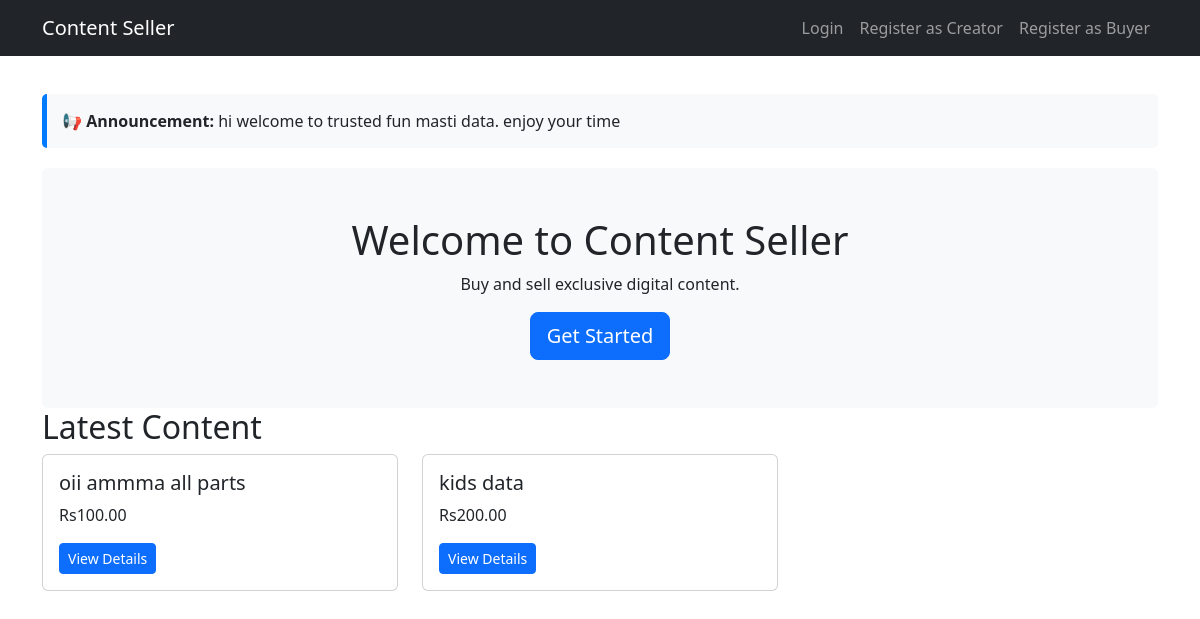
Before: / with the older database file.
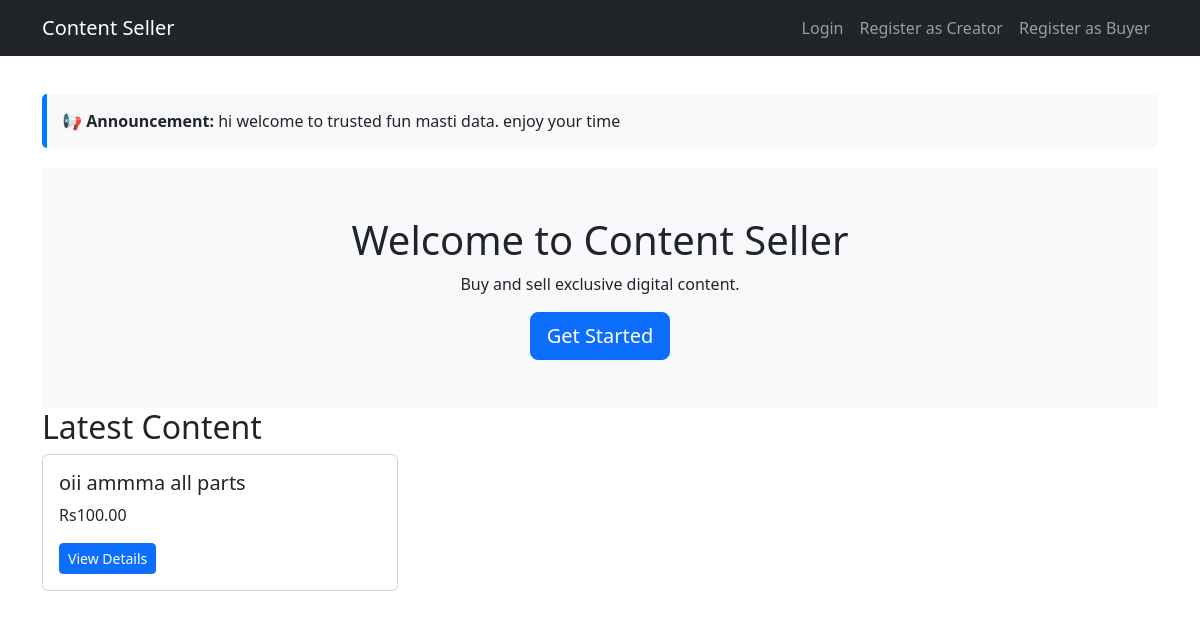
After: the same page with the newer database file.
### content/models.py (models this page shows, shortened)
class Content(models.Model):
    CONTENT_TYPES = (
        ('link', 'Link'),
        ('video', 'Video'),
    )
    zip_file = models.FileField(upload_to='content_zips/', blank=True, null=True, help_text="Upload a ZIP file containing all videos")
    creator = models.ForeignKey(settings.AUTH_USER_MODEL, on_delete=models.CASCADE, limit_choices_to={'role': 'creator'})
    title = models.CharField(max_length=200)
    description = models.TextField()
    content_type = models.CharField(max_length=10, choices=CONTENT_TYPES)
    link_url = models.URLField(blank=True, null=True)
    video_file = models.FileField(upload_to='videos/', blank=True, null=True)
    price = models.DecimalField(max_digits=10, decimal_places=2)
    is_active = models.BooleanField(default=True)
    is_approved = models.BooleanField(default=False, help_text="Admin approval required before buyers can see")
    created_at = models.DateTimeField(auto_now_add=True)
    updated_at = models.DateTimeField(auto_now=True)

### content/views.py (the view)
# urls.py: path('', home, name='home'),
def home(request):
    contents = Content.objects.filter(is_active=True, is_approved=True)[:6]
    admin_message = SiteMessage.objects.filter(is_active=True).first()
    return render(request, 'content/home.html', {
        'contents': contents,
        'admin_message': admin_message.message if admin_message else None
    })

### content/context_processors.py (called while the page is built)
def admin_message(request):
    msg = SiteMessage.objects.filter(is_active=True).first()
    return {'admin_message': msg.message if msg else None}

### templates/content/home.html (shortened to what this page needs)
{% extends "base.html" %}
{% block content %}
<div class="jumbotron text-center bg-light p-5 rounded">
    <h1>Welcome to Content Seller</h1>
    <p>Buy and sell exclusive digital content.</p>
    {% if not user.is_authenticated %}
        <a class="btn btn-primary btn-lg" href="{% url 'buyer_register' %}">Get Started</a>
    {% endif %}
</div>
<h2>Latest Content</h2>
<div class="row">
    {% for content in contents %}
        <div class="col-md-4 mb-4">
            <div class="card h-100">
                <div class="card-body">
                    <h5>{{ content.title }}</h5>
                    <p>Rs{{ content.price }}</p>
                    <a href="{% url 'content_detail' content.id %}" class="btn btn-sm btn-primary">View Details</a>
                </div>
            </div>
        </div>
    {% empty %}
        <p>No content yet.</p>
    {% endfor %}
</div>
{% endblock %}

Changed rows visible on the page:
removed Content: title "kids data", price "200.00"
